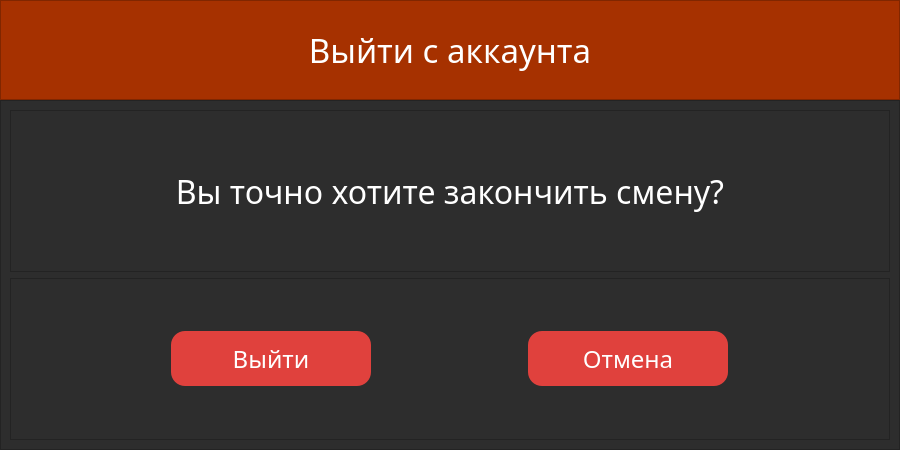
<?xml version="1.0" encoding="UTF-8"?>
<ui version="4.0">
 <class>ExitWindow</class>
 <widget class="QMainWindow" name="ExitWindow">
  <property name="geometry">
   <rect>
    <x>0</x>
    <y>0</y>
    <width>900</width>
    <height>450</height>
   </rect>
  </property>
  <property name="minimumSize">
   <size>
    <width>900</width>
    <height>450</height>
   </size>
  </property>
  <property name="maximumSize">
   <size>
    <width>900</width>
    <height>450</height>
   </size>
  </property>
  <property name="windowTitle">
   <string>Выход</string>
  </property>
  <property name="windowIcon">
   <iconset resource="../icon_and_logo_qrc/Logo.qrc">
    <normaloff>:/newPrefix/img/LOGO_icon_4.png</normaloff>:/newPrefix/img/LOGO_icon_4.png</iconset>
  </property>
  <property name="styleSheet">
   <string notr="true">background-color: #2D2D2D;</string>
  </property>
  <widget class="QWidget" name="centralwidget">
   <layout class="QVBoxLayout" name="verticalLayout">
    <property name="spacing">
     <number>0</number>
    </property>
    <property name="leftMargin">
     <number>0</number>
    </property>
    <property name="topMargin">
     <number>0</number>
    </property>
    <property name="rightMargin">
     <number>0</number>
    </property>
    <property name="bottomMargin">
     <number>0</number>
    </property>
    <item>
     <widget class="QFrame" name="frame">
      <property name="maximumSize">
       <size>
        <width>16777215</width>
        <height>100</height>
       </size>
      </property>
      <property name="styleSheet">
       <string notr="true">background-color: rgb(166, 49, 0);</string>
      </property>
      <property name="frameShape">
       <enum>QFrame::StyledPanel</enum>
      </property>
      <property name="frameShadow">
       <enum>QFrame::Raised</enum>
      </property>
      <layout class="QHBoxLayout" name="horizontalLayout">
       <item>
        <widget class="QLabel" name="title">
         <property name="font">
          <font>
           <family>Montserrat Medium</family>
           <pointsize>25</pointsize>
          </font>
         </property>
         <property name="styleSheet">
          <string notr="true">color: #ffffff;</string>
         </property>
         <property name="text">
          <string>Выйти с аккаунта</string>
         </property>
         <property name="alignment">
          <set>Qt::AlignCenter</set>
         </property>
        </widget>
       </item>
      </layout>
     </widget>
    </item>
    <item>
     <widget class="QFrame" name="frame_2">
      <property name="maximumSize">
       <size>
        <width>16777215</width>
        <height>1000</height>
       </size>
      </property>
      <property name="frameShape">
       <enum>QFrame::StyledPanel</enum>
      </property>
      <property name="frameShadow">
       <enum>QFrame::Raised</enum>
      </property>
      <layout class="QVBoxLayout" name="verticalLayout_2">
       <item>
        <widget class="QFrame" name="text">
         <property name="frameShape">
          <enum>QFrame::StyledPanel</enum>
         </property>
         <property name="frameShadow">
          <enum>QFrame::Raised</enum>
         </property>
         <layout class="QVBoxLayout" name="verticalLayout_3">
          <item>
           <widget class="QLabel" name="label">
            <property name="font">
             <font>
              <family>Montserrat Medium</family>
              <pointsize>24</pointsize>
             </font>
            </property>
            <property name="styleSheet">
             <string notr="true">color: #ffffff;</string>
            </property>
            <property name="text">
             <string>Вы точно хотите закончить смену?</string>
            </property>
            <property name="alignment">
             <set>Qt::AlignCenter</set>
            </property>
           </widget>
          </item>
         </layout>
        </widget>
       </item>
       <item>
        <widget class="QFrame" name="btn_exit">
         <property name="frameShape">
          <enum>QFrame::StyledPanel</enum>
         </property>
         <property name="frameShadow">
          <enum>QFrame::Raised</enum>
         </property>
         <layout class="QHBoxLayout" name="horizontalLayout_2">
          <item>
           <widget class="QPushButton" name="btn_yes">
            <property name="maximumSize">
             <size>
              <width>200</width>
              <height>55</height>
             </size>
            </property>
            <property name="font">
             <font>
              <family>Montserrat Medium</family>
              <pointsize>18</pointsize>
             </font>
            </property>
            <property name="styleSheet">
             <string notr="true">QPushButton{
background-color: rgb(224, 65, 61);
color: #fff;
border-radius: 14px;
}

QPushButton:hover{
background-color: rgb(204, 5, 0);
}</string>
            </property>
            <property name="text">
             <string>Выйти</string>
            </property>
           </widget>
          </item>
          <item>
           <widget class="QPushButton" name="btn_no">
            <property name="maximumSize">
             <size>
              <width>200</width>
              <height>55</height>
             </size>
            </property>
            <property name="font">
             <font>
              <family>Montserrat Medium</family>
              <pointsize>18</pointsize>
             </font>
            </property>
            <property name="styleSheet">
             <string notr="true">QPushButton{
background-color: rgb(224, 65, 61);
color: #fff;
border-radius: 14px;
}

QPushButton:hover{
background-color: rgb(204, 5, 0);
}</string>
            </property>
            <property name="text">
             <string>Отмена</string>
            </property>
           </widget>
          </item>
         </layout>
        </widget>
       </item>
      </layout>
     </widget>
    </item>
   </layout>
  </widget>
 </widget>
 <resources>
  <include location="../icon_and_logo_qrc/Logo.qrc"/>
 </resources>
 <connections/>
</ui>
